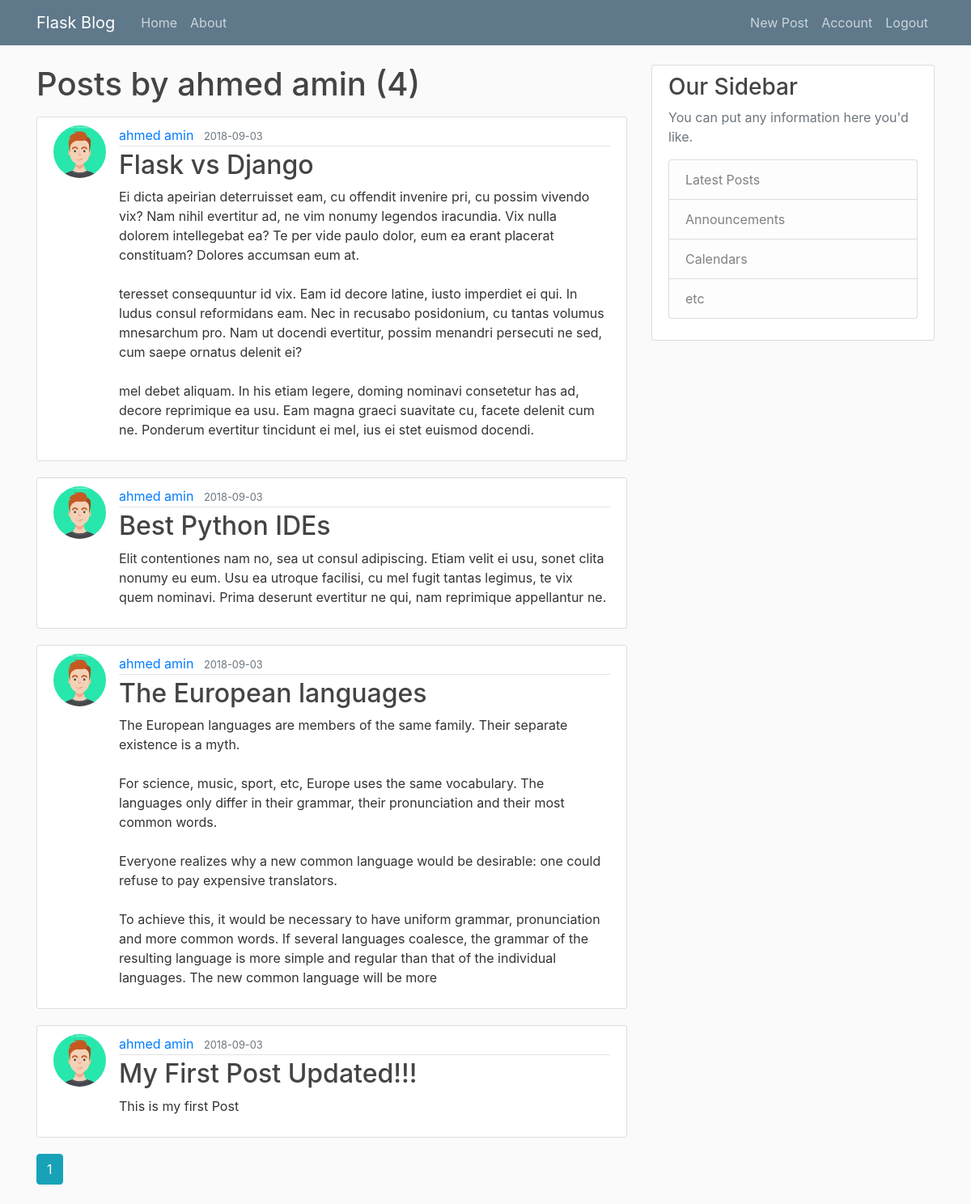
The page /user/ahmed amin (signed in) on the database its author committed.
### flaskblog/models.py (models this page shows, shortened)
class User(db.Model, UserMixin):
    id = db.Column(db.Integer, primary_key=True)
    username = db.Column(db.String(20), unique=True, nullable=False)
    email = db.Column(db.String(120), unique=True, nullable=False)
    image_file = db.Column(db.String(20), nullable=False, default='default.jpg')
    password = db.Column(db.String(60), nullable=False)
    posts = db.relationship('Post', backref='author', lazy=True)

class Post(db.Model):
    id = db.Column(db.Integer, primary_key=True)
    title = db.Column(db.String(100), nullable=False)
    date_posted = db.Column(db.DateTime, nullable=False, default=datetime.utcnow)
    content = db.Column(db.Text, nullable=False)
    user_id = db.Column(db.Integer, db.ForeignKey('user.id'), nullable=False)

### flaskblog/routes.py (the view)
@app.route("/user/<string:username>")
def user_posts(username):
    page = request.args.get('page', 1, type=int)
    user = User.query.filter_by(username=username).first_or_404()
    posts = Post.query. \
        filter_by(author=user). \
        order_by(Post.date_posted.desc()). \
        paginate(per_page=5, page=page)
    return render_template('user_post.html', posts=posts, user=user)

### flaskblog/models.py (called while the page is built)
@login_manager.user_loader
def load_user(user_id):
    return User.query.get(int(user_id))

### flaskblog/templates/user_post.html
{% extends 'layout.html' %}
{% block content %}
    <h1 class="mb-3">Posts by {{ user.username }} ({{ posts.total }})</h1>
    {% for post in posts.items %}
        <article class="media content-section">
            <img class="rounded-circle article-img" src="{{ url_for('static', filename='profile_pics/' + post.author.image_file) }}">
            <div class="media-body">
                <div class="article-metadata">
                    <a class="mr-2" href="{{ url_for('user_posts', username = post.author.username) }}">{{ post.author.username }}</a>
                    <small class="text-muted">{{ post.date_posted.strftime('%Y-%m-%d') }}</small>
                </div>
                <h2><a class="article-title" href="{{ url_for('post', post_id=post.id) }}">{{ post.title }}</a></h2>
                <p class="article-content">{{ post.content }}</p>
            </div>
        </article>
    {% endfor %}
    {% for page_num in posts.iter_pages(left_edge=1, right_edge=1, left_current=1, right_current=2) %}
        {% if page_num %}
            {% if posts.page == page_num %}
                <a class="btn btn-info mb-4" href="{{ url_for('user_posts', username=user.username, page=page_num) }}">{{ page_num }}</a>
            {% else %}
                <a class="btn btn-outline-info mb-4" href="{{ url_for('user_posts', username=user.username, page=page_num) }}">{{ page_num }}</a>
            {% endif %}
        {% else %}
            ...
        {% endif %}
    {% endfor %}
{% endblock content %}

### flaskblog/static/main.css (style rules this page uses)
body { background: #fafafa; color: #333333; margin-top: 5rem; }
h1, h2, h3, h4, h5, h6 { color: #444444; }
.content-section { background: #ffffff; padding: 10px 20px; border: 1px solid #dddddd; border-radius: 3px; margin-bottom: 20px; }
.article-title { color: #444444; }
.article-content { white-space: pre-line; }
.article-img { height: 65px; width: 65px; margin-right: 16px; }
.article-metadata { padding-bottom: 1px; margin-bottom: 4px; border-bottom: 1px solid #e3e3e3 }

### rows shown on the page
User: username "ahmed amin"
Post: image_file (picture), author.username "ahmed amin", date_posted "2018-09-03", title "Flask vs Django", content "Ei dicta apeirian deterruisset eam, cu offendit invenire pri, cu possim vivendo vix? Nam nihil evertitur ad, ne vim nonumy legendos iracundia. Vix nulla dolorem intellegebat ea? Te per vide paulo dolor, eum ea erant placerat constituam? Dolores accumsan eum at. teresset consequuntur id vix. Eam id decore latine, iusto imperdiet ei qui. In ludus consul reformidans eam. Nec in recusabo posidonium, cu tantas volumus mnesarchum pro. Nam ut docendi evertitur, possim menandri persecuti ne sed, cum saepe ornatus delenit ei? mel debet aliquam. In his etiam legere, doming nominavi consetetur has ad, decore reprimique ea usu. Eam magna graeci suavitate cu, facete delenit cum ne. Ponderum evertitur…"
Post: image_file (picture), author.username "ahmed amin", date_posted "2018-09-03", title "Best Python IDEs", content "Elit contentiones nam no, sea ut consul adipiscing. Etiam velit ei usu, sonet clita nonumy eu eum. Usu ea utroque facilisi, cu mel fugit tantas legimus, te vix quem nominavi. Prima deserunt evertitur ne qui, nam reprimique appellantur ne."
Post: image_file (picture), author.username "ahmed amin", date_posted "2018-09-03", title "The European languages", content "The European languages are members of the same family. Their separate existence is a myth. For science, music, sport, etc, Europe uses the same vocabulary. The languages only differ in their grammar, their pronunciation and their most common words. Everyone realizes why a new common language would be desirable: one could refuse to pay expensive translators. To achieve this, it would be necessary to have uniform grammar, pronunciation and more common words. If several languages coalesce, the grammar of the resulting language is more simple and regular than that of the individual languages. The new common language will be more"
Post: image_file (picture), author.username "ahmed amin", date_posted "2018-09-03", title "My First Post Updated!!!", content "This is my first Post"

### other values the page prints
{{ posts.total }} "4"
{{ page_num }} "1"
